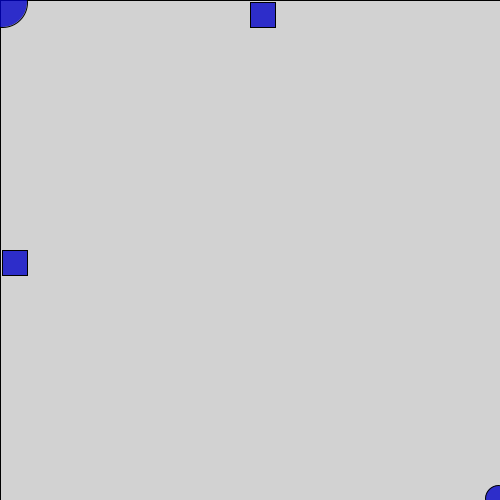
Frame 1 (no input)
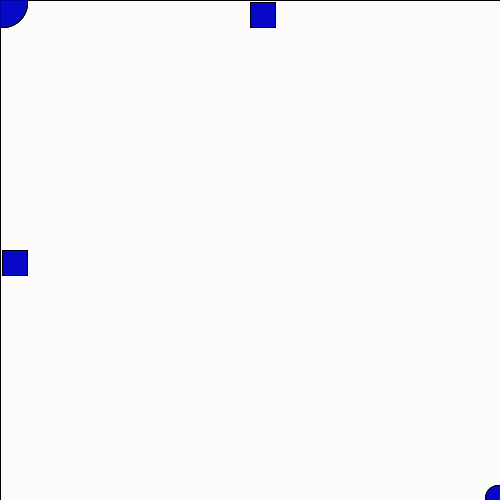
Frame 60 (the mouse pressed at the canvas centre just before this capture)
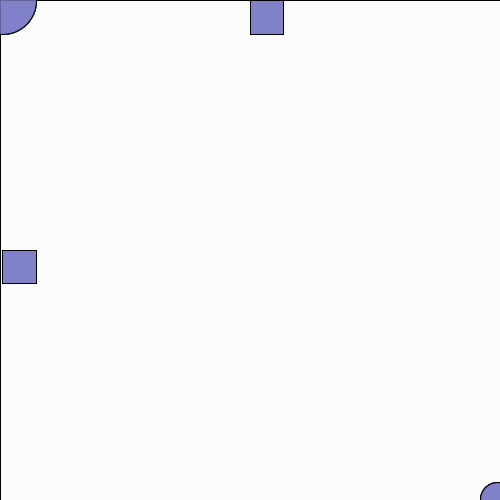
Frame 120 (the mouse held since frame 60 and released just before this capture)

The Processing sketch that drew these frames (run headless with seeded random() and noise(); from frame 60 on, the mouse is pressed at the canvas centre):

// Processing sketch: macauslandwilliam_LATE_1669_344083_part_2
// ── macauslandwilliam_LATE_1669_344083_part_2.pde
// Quiz Part 2: Moving Shapes Pattern
// Fill in the missing code to create a moving pattern

// Position variables
float x;
float y;
float xspeed;
float yspeed;
float size1;
float size2;

void setup() {
  // Create a 500x500 canvas
  size(500, 500); // 1/1

  // Initialize all variables
  x = width/2;
  y = height/2;
  xspeed = 2; // Choose a number between 1-5
  yspeed = 2; // Choose a number between 1-5
  size1 = 50;
  size2 = 25;
  // 1/1
}

void draw() {
  // Create motion blur effect with transparent background
  fill(255, 30);
  // Draw a rectangle the size of the entire canvas using width and height
  rect(0, 0, 600, 600); // .5/1 should use height and width variables

  // Update positions using speed variables
  x = xspeed;
  y = yspeed;
  // 1/2 this overwrites x and y with speed, we want to update the values with
  // x += xspeed or x = x + xspeed (same thing)

  // Wrap positions using modulo
  x = x % width;
  y = y % height;

  // Create colors based on position
  // Use x and y variables to set R and G values for the fill
  fill(mouseX/2, mouseY/2, 200, 200);
  // .5/1 should have used x and y values 

  // Draw pattern of shapes
  circle(x, y, size1);
  circle(width-x, height-y, size2);
  square(x, height/2, size2);
  square(width/2, y, size2);
}

void mousePressed() {
  // Move shapes to mouse position
  x = mouseX;
  y = mouseY;

  // Give sizes new random values between 10 and 100
  size1 = random(10, 100);
  size2 = random(10, 100);
  
  // Give speed new random values between 1 and 5
  xspeed = random(3); 
  yspeed = random(3); 
  // 3/4 should have been random(1, 5) yours is random between 0-3
}

// TOTAL: 7/10, 13/20
